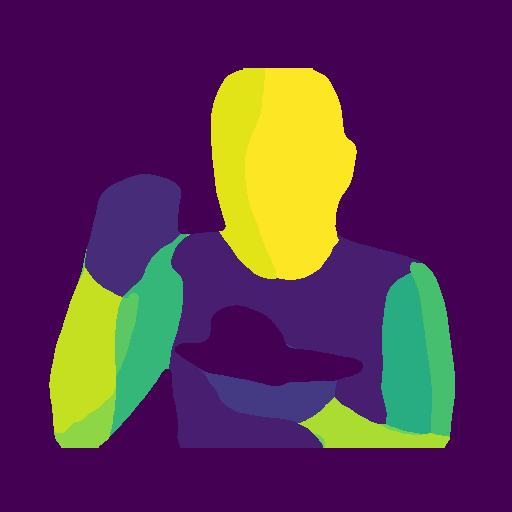
#> input picture assets/test_images/densepose.png, 512 x 512 px
$ python -i __init__.py   (imports and definitions only)
#> lines starting #> are read from the running program, lines starting #| are printed output that depends on the picture; after the words box and inside, x2 and y2 are one past the last pixel; in counts of white or black regions, pixels touching at a corner belong together
import cv2
import numpy as np


# [28 lines of commented-out code are left out]


class GrayscaleWithColorPromptConverter:
    def __call__(self, img, p=0.04, min_n_patches=5, radius_frac_range=(0.02, 0.05)):
#> called with p = 0.04, min_n_patches = 5, radius_frac_range = (0.02, 0.05)
        if GrayscaleWithColorPromptConverter.is_grayscale(img):
            return

        h, w = img.shape[0], img.shape[1]
#> h = 512; w = 512
        min_radius = int(min(h, w) * radius_frac_range[0])
#> min_radius = 10
        max_radius = int(min(h, w) * radius_frac_range[1])
#> max_radius = 25

        img_prompt = np.stack([cv2.cvtColor(img, cv2.COLOR_RGB2GRAY)] * 3, axis=-1)
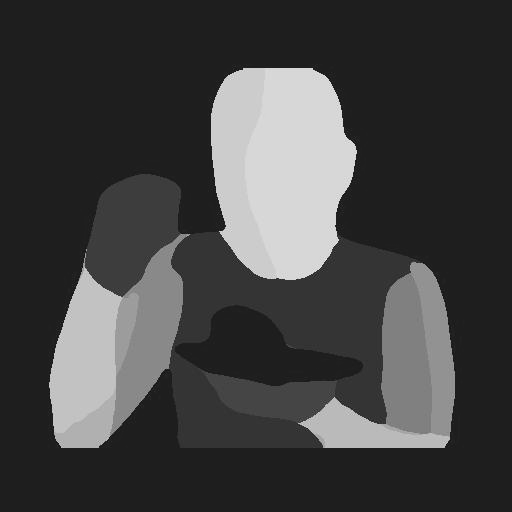
#> img_prompt: shape (512, 512, 3); min 8, max 240, mean 66.3
        n_patches = 0
        y, x = np.meshgrid(range(h), range(w), indexing='ij')
        while np.random.rand() < (1 - p) or n_patches < min_n_patches:
            r = np.random.choice(range(min_radius, max_radius + 1))
            cy, cx = np.random.randint(h), np.random.randint(w)
            mask = ((y - cy) ** 2 + (x - cx) ** 2) <= (r ** 2)

            img_prompt[mask] = np.mean(img[mask], axis=0).astype('uint8')

            img_yuv = cv2.cvtColor(img, cv2.COLOR_RGB2YUV)
            img_prompt_yuv = cv2.cvtColor(img_prompt, cv2.COLOR_RGB2YUV)
            img_prompt_yuv[:, :, 0] = img_yuv[:, :, 0]
            img_prompt = cv2.cvtColor(img_prompt_yuv, cv2.COLOR_YUV2RGB)

            n_patches += 1
#> this loop made 8 passes
#> (cy, cx) on passes 1 to 8: (192, 323), (9, 211), (87, 70), (314, 193), (174, 88), (333, 72), (464, 243), (431, 448)
#> pass 1, in __call__, `mask = ((y - cy) ** 2 + (x - cx) ** 2) <= (r ** 2)`:
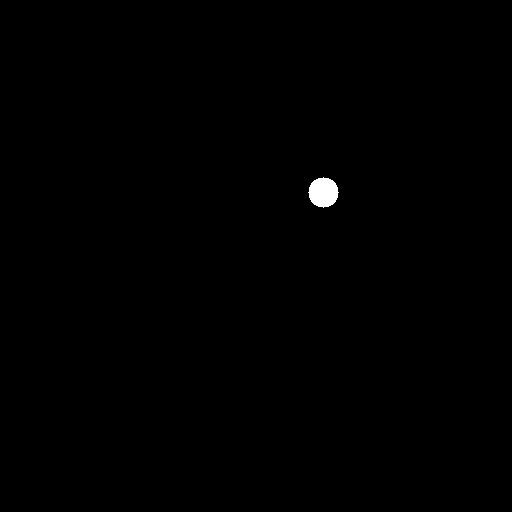
#> mask: shape (512, 512) bool; 0.27% white; 1 white region, box (x1, y1, x2, y2) and area: (308, 177, 339, 208) 709
#> after the loop:
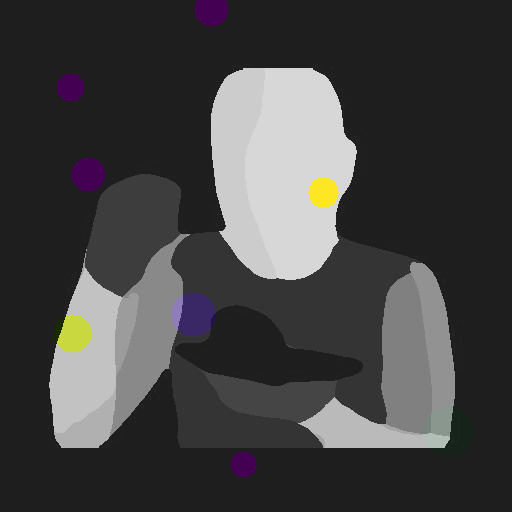
#> img_prompt: shape (512, 512, 3); mean R, G, B 66.8, 66.1, 66.1
#> after the loop: img_prompt_yuv: shape (512, 512, 3); mean of channels 0, 1, 2 66.3, 127.9, 128.4
#> after the loop, n_patches = 8

        return img_prompt

    @staticmethod
    def is_grayscale(img, threshold=5):
        return np.mean(np.std(img, axis=-1) < threshold) > 0.95

>>> import cv2
>>> picture = cv2.cvtColor(cv2.imread('../../assets/test_images/densepose.png'), cv2.COLOR_BGR2RGB)
>>> result = GrayscaleWithColorPromptConverter()(picture)
